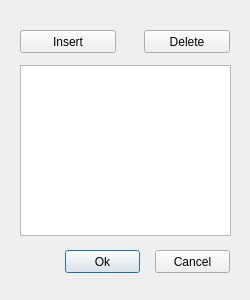
<?xml version="1.0" encoding="UTF-8"?>
<ui version="4.0">
 <class>object</class>
 <widget class="QDialog" name="object">
  <property name="geometry">
   <rect>
    <x>0</x>
    <y>0</y>
    <width>250</width>
    <height>300</height>
   </rect>
  </property>
  <property name="minimumSize">
   <size>
    <width>250</width>
    <height>300</height>
   </size>
  </property>
  <property name="maximumSize">
   <size>
    <width>250</width>
    <height>325</height>
   </size>
  </property>
  <property name="windowTitle">
   <string>File</string>
  </property>
  <property name="sizeGripEnabled">
   <bool>false</bool>
  </property>
  <widget class="QPushButton" name="btn_accept">
   <property name="geometry">
    <rect>
     <x>65</x>
     <y>250</y>
     <width>75</width>
     <height>23</height>
    </rect>
   </property>
   <property name="text">
    <string>Ok</string>
   </property>
  </widget>
  <widget class="QPushButton" name="btn_cancel">
   <property name="geometry">
    <rect>
     <x>155</x>
     <y>250</y>
     <width>75</width>
     <height>23</height>
    </rect>
   </property>
   <property name="text">
    <string>Cancel</string>
   </property>
  </widget>
  <widget class="QPushButton" name="btn_delete">
   <property name="geometry">
    <rect>
     <x>144</x>
     <y>30</y>
     <width>86</width>
     <height>23</height>
    </rect>
   </property>
   <property name="text">
    <string>Delete</string>
   </property>
  </widget>
  <widget class="QPushButton" name="btn_insert">
   <property name="geometry">
    <rect>
     <x>20</x>
     <y>30</y>
     <width>96</width>
     <height>23</height>
    </rect>
   </property>
   <property name="text">
    <string>Insert</string>
   </property>
  </widget>
  <widget class="QTableView" name="tbl">
   <property name="geometry">
    <rect>
     <x>20</x>
     <y>65</y>
     <width>211</width>
     <height>171</height>
    </rect>
   </property>
  </widget>
 </widget>
 <tabstops>
  <tabstop>btn_insert</tabstop>
  <tabstop>btn_delete</tabstop>
  <tabstop>tbl</tabstop>
  <tabstop>btn_accept</tabstop>
  <tabstop>btn_cancel</tabstop>
 </tabstops>
 <resources/>
 <connections/>
 <designerdata>
  <property name="gridDeltaX">
   <number>5</number>
  </property>
  <property name="gridDeltaY">
   <number>5</number>
  </property>
  <property name="gridSnapX">
   <bool>true</bool>
  </property>
  <property name="gridSnapY">
   <bool>true</bool>
  </property>
  <property name="gridVisible">
   <bool>true</bool>
  </property>
 </designerdata>
</ui>
